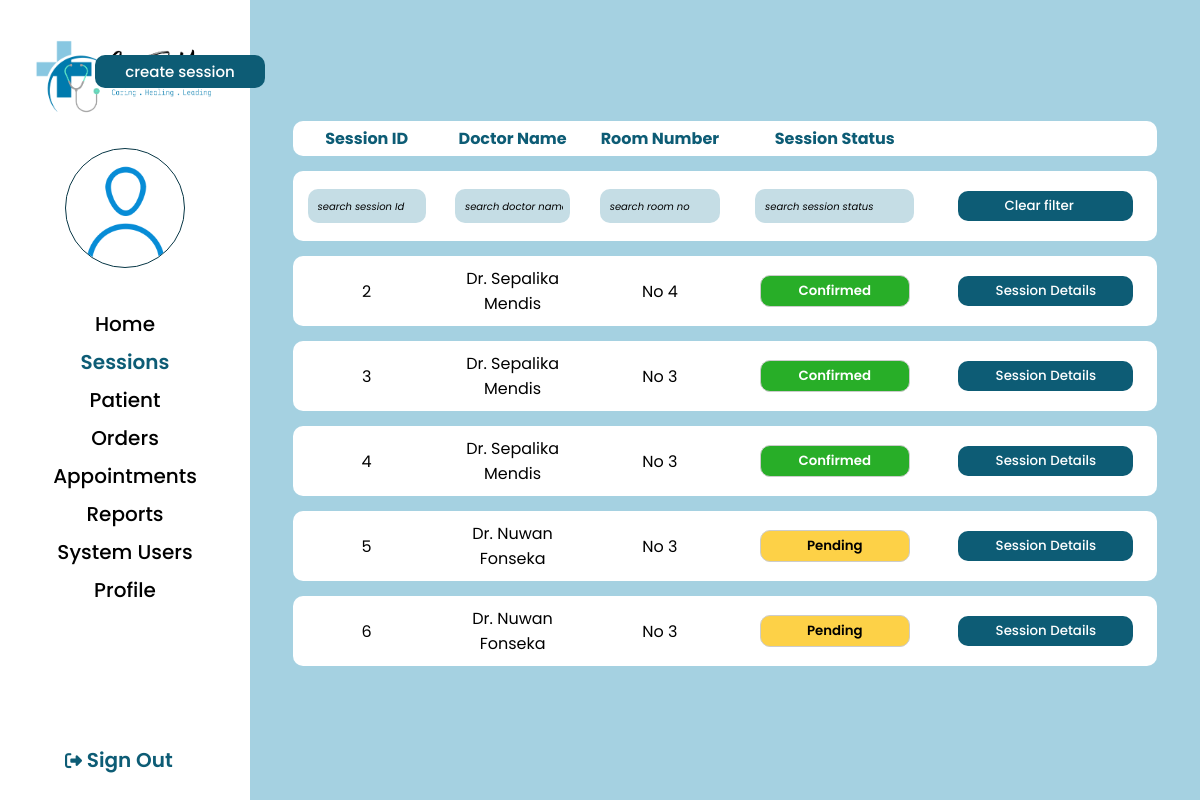
Screenshot of /admin/admin-session-view.php (signed in) with the database file from the repository.
### tables this page shows
CREATE TABLE `tbl_docsession` (
  `session_id` int(11) NOT NULL,
  `doctor_id` int(100) NOT NULL,
  `date` date NOT NULL,
  `time_slot` varchar(100) NOT NULL,
  `room_no` varchar(100) NOT NULL,
  `assistant_id` int(11) NOT NULL,
  `created_at` timestamp NOT NULL DEFAULT current_timestamp(),
  `no_of_appointment` int(11) NOT NULL DEFAULT 0,
  `status` int(11) NOT NULL DEFAULT 0
);

CREATE TABLE `tbl_doctor` (
  `doctor_id` int(100) NOT NULL,
  `doc_name` text NOT NULL,
  `contact_number` int(100) NOT NULL,
  `SLMC_number` varchar(50) NOT NULL,
  `charge` varchar(100) NOT NULL,
  `specialization` varchar(255) NOT NULL,
  `userid` varchar(10) NOT NULL,
  `nic` varchar(12) NOT NULL,
  `profile_picture` varchar(255) NOT NULL DEFAULT 'user.png'
);

### admin/admin_getinfo.php (called while the page is built, shortened)
<?php
    if(isset($_SESSION['user']))
    {
        $user  = $_SESSION['user'];
        $sql = "SELECT userid,email FROM tbl_sysusers WHERE username='$user' ";
        $res = mysqli_query($conn, $sql);
        if($res == TRUE)
        {
            $count =mysqli_num_rows($res);
            if($count == 1)
            {
                $row = mysqli_fetch_assoc($res);
                $Admin_userid = $row['userid'];
            }
        }
        $sql2 = "SELECT * FROM tbl_admin WHERE userid=$Admin_userid";
        $res2 = mysqli_query($conn, $sql2);
        if($res2 == TRUE)
        {
            $count2 =mysqli_num_rows($res2);
            if($count2 == 1)
            {
                $row2 = mysqli_fetch_assoc($res2);
                $Admin_profile_picture = $row2['profile_picture'];
            }
        }
    }
?>

### admin/admin-session-view.php (the view, shortened to what this page needs)
<?php include('../config/constants.php') ?>
<?php
$query="SELECT * FROM tbl_docsession INNER JOIN tbl_doctor ON tbl_docsession.doctor_id=tbl_doctor.doctor_id ";
$result=mysqli_query($conn,$query);
?>
<!DOCTYPE html>
<html lang="en">
<head>
    <link rel="stylesheet" href="../css/admin-session.css">
</head>
<body>
<?php include('admin_getinfo.php') ?>
    <div class="wrapper">
        <div class="sidebar">
            <a href="../index.php"><img src="../images/logo.png" alt="logo" class="logo"></a>
            <img src="../images/user-profilepic/admin/<?php echo $Admin_profile_picture; ?>" alt="user" class="imgframe">
            <ul>
                <li><a href="admin_home.php">Home</a></li>
                <li><a href="admin-session-view.php"><div class="highlighttext">Sessions</div></a></li>
                <li><a href="admin-patient-view.php">Patient</a></li>
                <li><a href="admin-order-view.php">Orders</a></li>
                <li><a href="admin-doc-appointment.php">Appointments</a></li>
                <li><a href="#">Reports</a></li>
                <li><a href="admin-system-users.php">System Users</a></li>
                <li><a href="admin_viewprofile.php">Profile</a></li>
            </ul>
            <div class="signouttext"><a href="../logout.php"><i class="fa-solid fa-right-from-bracket"></i> Sign Out </a></div>
        </div>
        <div class="main_content">
            <div class="info">
            <button class="btn-addnew" style="width:170px;" onclick="location.href='admin-session-create.php'"><span>create session</span></button>
            <div class="content">
                <table class="tbl-main-session" id="tbl-main-session">
                    <thead>
                        <tr>
                            <td>Session ID</td>
                            <td>Doctor Name</td>
                            <td>Room Number</td>
                            <td>Session Status</td>
                            <td></td>
                        </tr>
                    </thead>
                    <tbody>
                        <form>
                        <tr>
                            <td><input type="text" class="search-session" name="session-id" id="session_id" placeholder="search session Id" onkeyup="filterSessionId()" autofocus="true"/></td>
                            <td><input type="text" class="search-session" name="doc-name" id="doctor_name" placeholder="search doctor name" onkeyup="filterDoctorName()"  autofocus="true"/></td>
                            <td><input type="text" class="search-session" name="room-no" id="room_no" placeholder="search room no" onkeyup="filterRoomNo()" autofocus="true"/></td>
                            <td><input type="text" class="search-session" name="session-status" id="session_status" placeholder="search session status"onkeyup="filterSessionStatus()"  autofocus="true"/></td>
                            <td><a href=""><button class="btn-search"><span>Clear filter&emsp;</span></button></a></td>
                        </tr>
                        </form>
                        <?php
                        if($result){
                            while($row=mysqli_fetch_array($result)){
                      ?>
                        <tr>
                            <td><?php echo $row['session_id'];  ?> </td>
                            <td><?php echo $row['doc_name'];  ?></tb>
                            <td><?php echo $row['room_no'];  ?></td>
                            <td>
                                <?php
                                    if($row['status']==0){
                                        echo '<button class="btn-paypend"> Pending </button>';
                                    }else if($row['status']==1){
                                        echo '<button class="btn-confirmed"> Confirmed </button>';
                                    }else if($row['status']==2){
                                        echo '<button class="btn-completed"> Completed </button>';
                                    }else{
                                        echo '<button class="btn-cancelled"> Cancelled </button>';
                                    }
                                ?>
                            </td>
                            <td><button class="btn-view-session-detail" onclick="location.href='admin-session-view-detail.php?id=<?php echo $row['session_id']; ?>'"><span>Session Details</span></button></td>
                        </tr>
                          <?php
                    }
                        }?>
                    </tbody>
                </table>
            </div>
        </div>
        </div>
        </body>
</html>

### css/admin-session.css (style rules this page uses)
* { margin: 0px; padding: 0px; box-sizing: border-box; list-style: none; text-decoration: none; font-family: 'Poppins', sans-serif; }
body { background-color: #A5D1E1; }
.wrapper { display: flex; position: relative; }
.wrapper .sidebar { width: 250px; height: 100%; background: #FFFFFF; padding: 30px 0px; position: fixed; }
.imgframe { width: 120px; height: 120px; margin-top: 20px; margin-left: 65px; border: 1px solid #083746; border-radius: 50%; }
.wrapper .sidebar ul { margin-top: 20px; text-align: center; font-size: 20px; font-weight: 500; padding: 10px; }
.wrapper .sidebar ul li { padding: 4px; vertical-align: middle; }
.wrapper .sidebar ul li a { color: #000000; display: block; }
.signouttext { color: #0D5C75; text-align: center; font-size: 20px; font-weight: 600; position: absolute; bottom: 25px; left: 65px; }
.wrapper .sidebar .signouttext a { color: #0D5C75; display: block; }
.fa-solid { font-size: 17px; }
.wrapper .main_content { width: 100%; margin-left: 250px; margin-top: 50px; text-align: center; }
.wrapper .main_content .info { margin: 20px; color: #000000; line-height: 25px; }
.wrapper .main_content .info div { margin-bottom: 20px; }
.highlighttext { color: #0D5C75; font-weight: 600; display: inline; }
.content { position: relative; height: 100%; overflow-y:hidden; }
.btn-addnew { position: absolute; right: 930px; top: 50px; border-radius: 10px; background-color: #0D5C75; border: none; color: #FFFFFF; text-align: center; padding: 5px; width: 150px; transition: all 0.5s; cursor: pointer; margin: 5px; font-size: 15px; font-weight: 500; }
.btn-addnew span { cursor: pointer; display: inline-block; position: relative; transition: 0.5s; }
.btn-addnew span:after { content: '\002B'; position: absolute; opacity: 0; top: 0; left: -20px; transition: 0.5s; }
.btn-search { border-radius: 10px; background-color: #0D5C75; border: none; color: #FFFFFF; text-align: center; padding: 5px; width: 175px; transition: all 0.5s; cursor: pointer; margin: 5px; font-weight: 500; }
.btn-search span { cursor: pointer; display: inline-block; position: relative; transition: 0.5s; }
.btn-search span:after { content: '🔍︎'; position: absolute; opacity: 0; top: 0; right: -20px; transition: 0.5s; }
.btn-view-session-detail { border-radius: 10px; background-color: #0D5C75; border: none; color: #FFFFFF; text-align: center; padding: 5px; width: 175px; transition: all 0.5s; cursor: pointer; margin: 5px; font-weight: 500; }
.btn-view-session-detail span { cursor: pointer; display: inline-block; position: relative; transition: 0.5s; }
.btn-view-session-detail span:after { content: '\00bb'; position: absolute; opacity: 0; top: 0; right: -20px; transition: 0.5s; }
.tbl-main-session { margin-top: 4%; width: 95%; margin-left:auto; margin-right:auto; border-collapse: separate; border-spacing: 0 15px; }
.tbl-main-session tr { background-color: #ffffff; }
.tbl-main-session thead { position: sticky; top: 0; z-index: 1; }
.tbl-main-session thead td { color: #0D5C75; font-weight: 700; padding: 5px; }
.tbl-main-session td { color: #000000; text-align: center; width: 300px; padding: 10px; padding-left: 0%; padding-right: 0%; }
.tbl-main-session td:first-child, th:first-child { border-radius: 10px 0 0 10px; }
.tbl-main-session td:last-child, th:last-child { border-radius: 0 10px 10px 0; }
.search-session { width: 80%; padding: 7px 7px 7px 10px; margin: 8px 0; box-sizing: border-box; border-radius: 10px; border: none; background-color:#c5dde5; }
.search-session::placeholder { color: rgb(0, 0, 0); font-size: 10px; font-style: italic; }
.btn-paypend { width: 175px; width: 150px; background-color: #FDD147; padding: 5px; padding-left: 10px; padding-right: 10px; border-radius: 10px; border: 1px solid #ccc; color: #000000; font-weight: 550; }
.btn-confirmed { width: 175px; width: 150px; background-color: #28ae28; padding: 5px; padding-left: 10px; padding-right: 10px; border-radius: 10px; border: 1px solid #ccc; color: #ffffff; font-weight: 550; }

### rows the page displays
tbl_docsession: session_id "2", doctor.doc_name "Dr. Sepalika Mendis", room_no "No 4", status "Confirmed"
tbl_docsession: session_id "3", doctor.doc_name "Dr. Sepalika Mendis", room_no "No 3", status "Confirmed"
tbl_docsession: session_id "4", doctor.doc_name "Dr. Sepalika Mendis", room_no "No 3", status "Confirmed"
tbl_docsession: session_id "5", doctor.doc_name "Dr. Nuwan Fonseka", room_no "No 3", status "Pending"
tbl_docsession: session_id "6", doctor.doc_name "Dr. Nuwan Fonseka", room_no "No 3", status "Pending"
